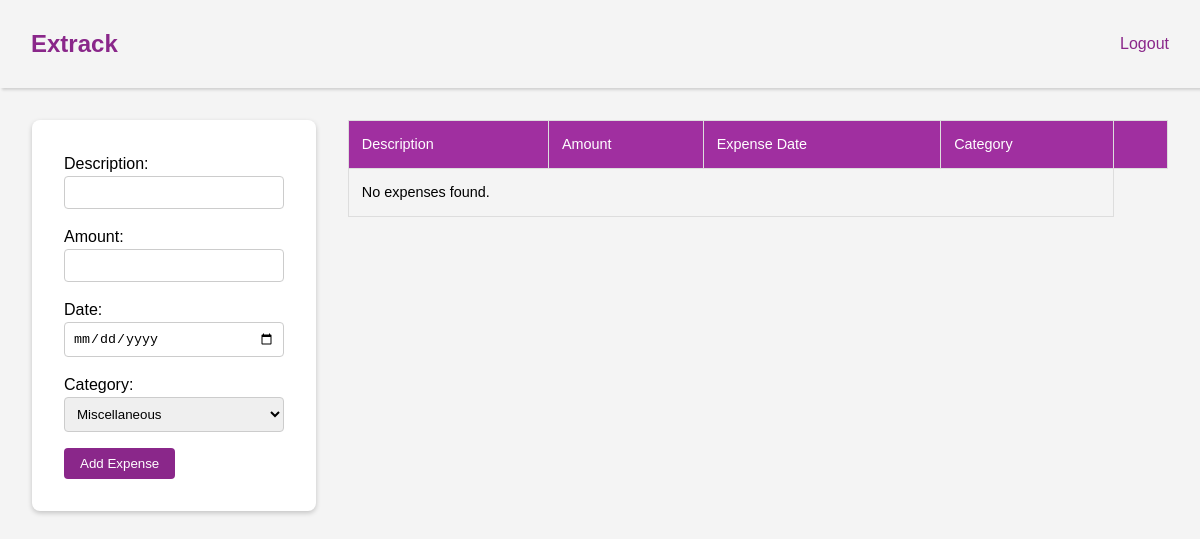
Page /dashboard.php (signed in) on the earlier database version.
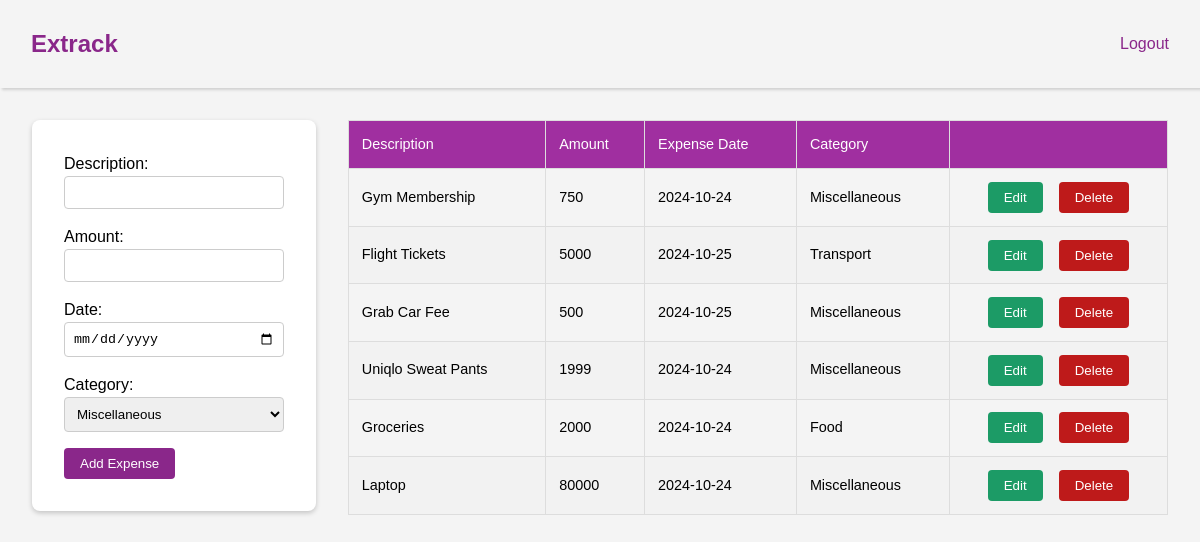
Same page on the later database version.
### tables this page shows
CREATE TABLE Expenses(
                expenses_id INTEGER PRIMARY KEY AUTOINCREMENT,
                user_id_fk INTEGER,
                description TEXT NOT NULL,
                amount REAL NOT NULL,
                expense_date TEXT NOT NULL,
                category TEXT NOT NULL DEFAULT 'Miscellaneous',
                FOREIGN KEY (user_id_fk) REFERENCES Users(user_id) ON DELETE CASCADE
                );

### dashboard.php (the view, shortened to what this page needs)
<?php
require_once 'db.php';
$user_id = $_SESSION['user_id'];
$stmt = $db->prepare("SELECT * FROM Expenses WHERE user_id_fk = :user_id");
$stmt->bindParam(':user_id', $user_id);
$stmt->execute();
$expenses = $stmt->fetchAll(PDO::FETCH_ASSOC);
?>
<!DOCTYPE html>
<html lang="en">
<head>
    <link rel="stylesheet" href="./css/reset.css">
    <link rel="stylesheet" href="./css/main.css">
</head>
<body>
    <header>
        <nav>
            <div class="title">
                <h1>Extrack</h1>
            </div>
            <div>
            <a href="logout.php">Logout</a>
            </div>
        </nav>
    </header>
    <div class="container">
        <div class="tracker">
            <form action="add_expenses.php" method="POST">
                <label for="description">Description:</label>
                <input type="text" name="description" id="description" required>
                <label for="amount">Amount:</label>
                <input type="number" name="amount" id="amount" required>
                <label for="expense_date">Date:</label>
                <input type="date" name="expense_date" id="expense_date" required>
                <label for="category">Category:</label>
                <select name="category" id="category">
                    <option value="Miscellaneous" selected>Miscellaneous</option>
                </select>
                <button type="submit" class="main-btn">Add Expense</button>
            </form>
        </div>
        <div class="table">
        <table>
        <thead>
            <tr>
                <th>Description</th>
                <th>Amount</th>
                <th>Expense Date</th>
                <th>Category</th>
                <th></th>
            </tr>
        </thead>
        <tbody>
            <?php if (count($expenses) > 0): ?>
                <?php foreach ($expenses as $expense): ?>
                    <tr>
                        <td><?php echo htmlspecialchars($expense['description']); ?></td>
                        <td><?php echo htmlspecialchars($expense['amount']); ?></td>
                        <td><?php echo htmlspecialchars($expense['expense_date']); ?></td>
                        <td><?php echo htmlspecialchars($expense['category']); ?></td>
                        <td>
                            <div class="btn-action-container">
                                <button class="edit-btn">Edit</button>
                                <form action="delete_expenses.php" method="GET">
                                <button type="submit" onclick="return confirm('Are you sure you want to remove this?');" class="delete-btn">Delete</button>
                                </form>
                            </div>
                        </td>
                    </tr>
                <?php endforeach; ?>
            <?php else: ?>
                <tr>
                    <td colspan="4">No expenses found.</td>
                </tr>
            <?php endif; ?>
        </tbody>
    </table>
        </div>
    </div>
</body>
</html>

### css/main.css (style rules this page uses)
body { margin: 0; font-family: Arial, sans-serif; background-color: #f4f4f4; }
header { background: #f4f4f4; color: white; padding: 1rem; box-shadow: rgba(0, 0, 0, 0.15) 1.95px 1.95px 2.6px; }
nav { margin: 10px 15px; display: flex; justify-content: space-between; align-items: center; }
.title h1 { color: rgb(138, 39, 138); }
.container { display: flex; justify-content: space-between; padding: 2rem; height: auto; }
.tracker { background: white; padding: 2rem; border-radius: 8px; box-shadow: 0 2px 5px rgba(0, 0, 0, 0.2); width: 25%; height: 50%; }
form label { font-size: 1rem; margin-bottom: 0.5rem; }
input[type="text"], input[type="number"], input[type="date"], select { width: 100%; padding: 0.5rem; margin-bottom: 1rem; border: 1px solid #ccc; border-radius: 4px; }
button { color: white; border: none; padding: 0.5rem 1rem; border-radius: 4px; cursor: pointer; }
.btn-action-container { display: flex; justify-content: center; gap: 1rem; }
.main-btn { background-color: rgb(138, 39, 138); }
.edit-btn { background: rgb(28, 155, 102); }
.delete-btn { background: rgb(190, 26, 26); padding-left: 1rem; }
.table { flex: 1; margin-left: 2rem; }
table { width: 100%; border-collapse: collapse; }
th, td { border: 1px solid #ddd; padding: 0.8rem; text-align: left; font-size: 0.9rem; }
th { background-color: rgb(160, 47, 160); color: white; font-weight: 500; font-size: 0.9rem; }
tr:nth-child(even) { background-color: #f2f2f2; }
a { color: rgb(138, 39, 138); text-decoration: none; }

Differences in the rows shown:
added expenses: description "Gym Membership", amount "750", expense_date "2024-10-24", category "Miscellaneous"
added expenses: description "Flight Tickets", amount "5000", expense_date "2024-10-25", category "Transport"
added expenses: description "Grab Car Fee", amount "500", expense_date "2024-10-25", category "Miscellaneous"
added expenses: description "Uniqlo Sweat Pants", amount "1999", expense_date "2024-10-24", category "Miscellaneous"
added expenses: description "Groceries", amount "2000", expense_date "2024-10-24", category "Food"
added expenses: description "Laptop", amount "80000", expense_date "2024-10-24", category "Miscellaneous"
Other differences:
text no longer shown: "No expenses found."
